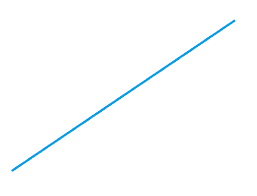
#> input picture Linea1.png, 257 x 196 px
$ jupyter execute 'TP 4 TH Lineas.ipynb'
#> lines starting #> are read from the running program, lines starting #| are printed output that depends on the picture
<h1>TP 4 - Inteligencia artificial</h1>
<h3>Prototipo destinado a la transformada de Hough de rectas</h3>

[cell 1]
#Importaciones
import cv2
import numpy as np
import matplotlib.pyplot as plt

[cell 2]
#Carga de Imagen
img = cv2.imread('Linea1.png', 0)
#> img: shape (196, 257); min 114, max 255, mean 253.4

[cell 3]
#Extraccion de medidas de imagen para calculo de diagonal
# la misma sera utilizada para la matriz acumuladora
height = img.shape[0]
#> height = 196
width = img.shape[1]
#> width = 257
img_diag = int(np.sqrt(width ** 2 + height ** 2))
#> img_diag = 323

[cell 4]
#Filtros de puntos relevantes en la image → distintos de blanco
accumulator = np.zeros((img_diag,180), dtype=np.int32)
point_y, point_x = np.nonzero(img != 255)
#> point_y = 879 values from 19 to 171; point_x = 879 values, max 235 at index 5, min 11 at index 865, mean 122.9

[cell 5]
#Calculo de distancia al origen para cada angulo de cada punto significativo
for pos in range(len(point_y)):
    for angle in range(0,180):
        rad = np.deg2rad(angle)
        d = int(np.cos(rad) * point_x[pos] + np.sin(rad) * point_y[pos])
        accumulator[d][angle] = accumulator[d][angle] + 1
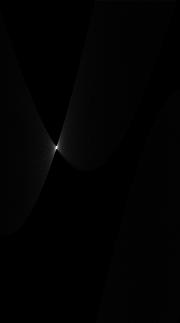
#> accumulator: shape (323, 180) int32; min 0, max 272, mean 2.7; drawn with min black and max white

[cell 6]
#Grafico de transformadas
fig = plt.figure(figsize=(15, 10))
plt.imshow(accumulator, cmap='jet')

plt.xlabel('Angle')
plt.ylabel('Origin Distance')
plt.tight_layout()
plt.show()

[cell 7]
# Extraccion de coordenadas de punto maximo
ind = np.unravel_index(np.argmax(accumulator, axis=None), accumulator.shape)
#> ind = (147, 56)
distance, angle_result= ind
#> distance = 147; angle_result = 56

[cell 8]
# Calculo de pendiente e independiente
angle_result_rad = np.deg2rad(angle_result)
#> angle_result_rad = 0.977
slope = round(np.cos(angle_result_rad)/np.sin(angle_result_rad),3)
#> slope = 0.675
intercept = round(distance / np.sin(angle_result_rad),3)
#> intercept = 177.3
print(f'y = {slope} x + {intercept}')
#| y = 0.675 x + 177.314

[cell 9]
#Grafico de ecuacion lineal resultante
tittle = 'Graph of y = {}x + {}'.format(slope,intercept)
#> tittle = 'Graph of y = 0.675x + 177.314'
x = np.linspace(-5,5,100)
y = slope * x + intercept
#> y = 100 values from 173.9 to 180.7
plt.plot(x, y, '-r',label='result')
plt.title(tittle)
plt.xlabel('x', color='#1C2833')
plt.ylabel('y', color='#1C2833')
plt.legend(loc='upper left')
plt.grid()
plt.show()
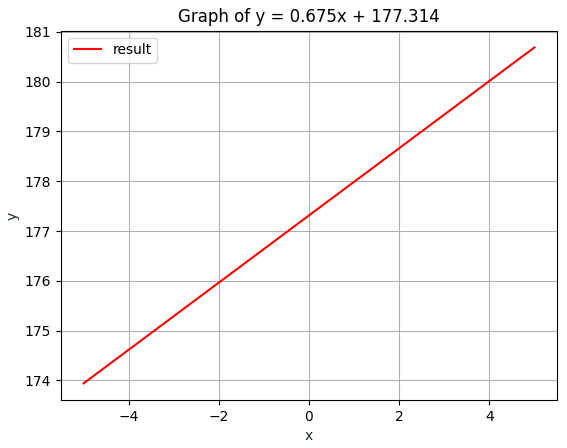
#> figure drawn by matplotlib, 1 panel; curve peaks at x = 5, y = 180.7

$ run again, with Circulo1.png copied over Linea1.png
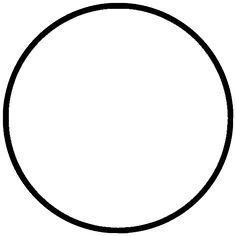
#> input picture Circulo1.png, 236 x 236 px
#> img is the input picture: shape (236, 236); min 0, max 255, mean 236.4
#> point_y = 7899 values from 0 to 235; point_x = 7899 values, max 235 at index 3712, min 0 at index 3157, mean 117.1
#> after the loop `for pos in range(len(point_y)):`:
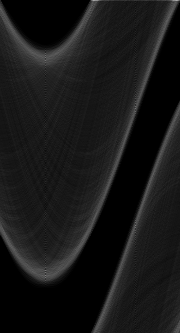
#> accumulator: shape (333, 180) int32; min 0, max 171, mean 23.7
#> ind = (0, 176)
#> distance = 0; angle_result = 176
#> angle_result_rad = 3.07
#> slope = -14.3
#> intercept = 0
#| y = -14.301 x + 0.0
#> tittle = 'Graph of y = -14.301x + 0.0'
#> y = 100 values, max 71.5 at index 0, min -71.5 at index 99, mean -1.42e-16
#> `plt.show()`:
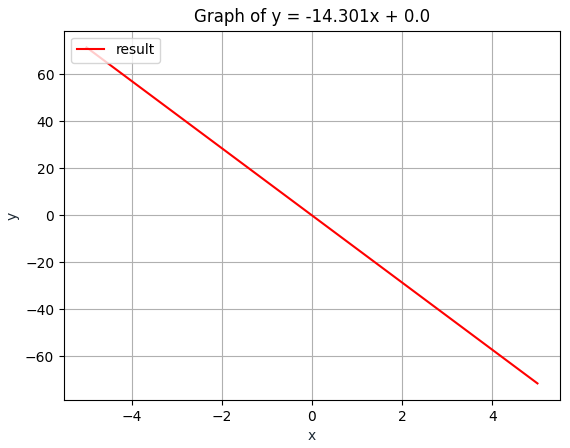
#> figure drawn by matplotlib, 1 panel; curve peaks at x = -5, y = 71.5

$ run again, with Circulo2.png copied over Linea1.png
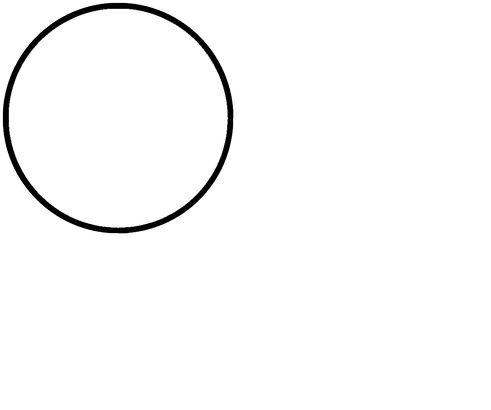
#> input picture Circulo2.png, 491 x 410 px
#> img is the input picture: shape (410, 491); min 0, max 255, mean 249.8
#> point_y = 7899 values from 0 to 235; point_x = 7899 values, max 235 at index 3712, min 0 at index 3157, mean 117.1
#> after the loop `for pos in range(len(point_y)):`:
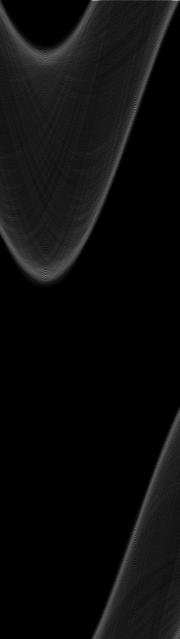
#> accumulator: shape (639, 180) int32; min 0, max 171, mean 12.4
#> ind = (0, 176)
#> distance = 0; angle_result = 176
#> angle_result_rad = 3.07
#> slope = -14.3
#> intercept = 0
#| y = -14.301 x + 0.0
#> tittle = 'Graph of y = -14.301x + 0.0'
#> y = 100 values, max 71.5 at index 0, min -71.5 at index 99, mean -1.42e-16
#> `plt.show()`:
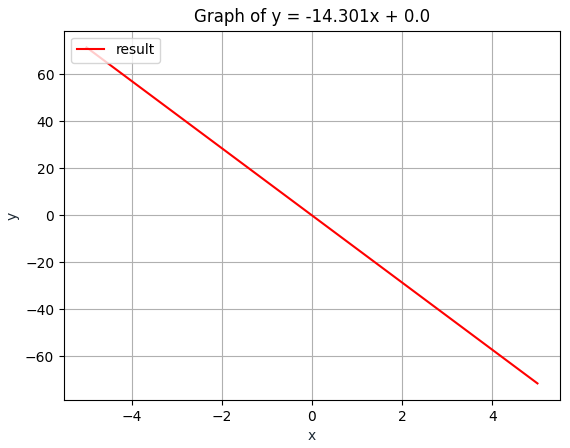
#> figure drawn by matplotlib, 1 panel; curve peaks at x = -5, y = 71.5
